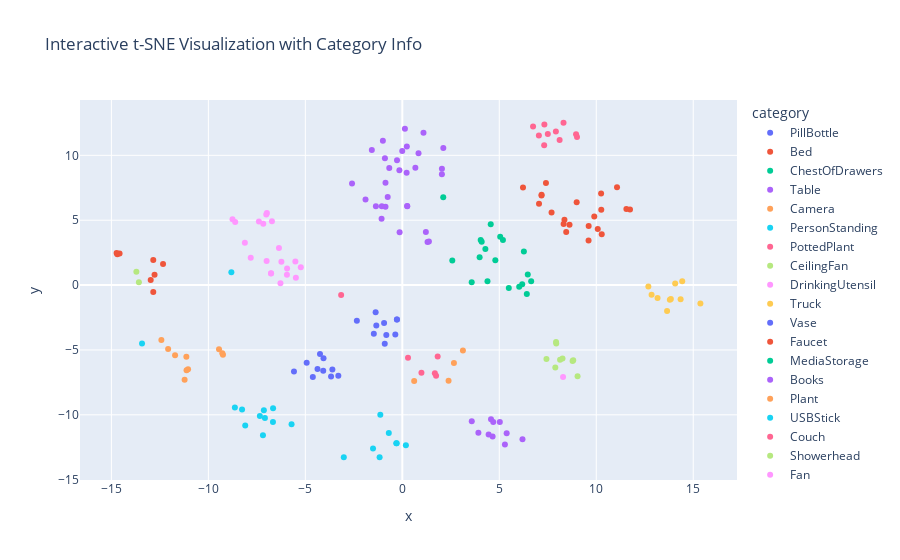

Source (notebook cell):
### Code cell
import plotly.express as px
plot_data = pd.DataFrame({
    'x': tsne_result[:, 0],
    'y': tsne_result[:, 1],
    'numeric_label': labels,
    'category': [cat_mapping[label] for label in labels]
})

# Create an interactive scatter plot using Plotly Express
fig = px.scatter(
    plot_data, x='x', y='y', color='category',
    hover_data={'numeric_label': True, 'category': True},
    title="Interactive t-SNE Visualization with Category Info"
)
fig.show()

### Figure 1 — Plotly figure (JSON) as saved in the notebook; plotly's stock layout.template omitted (floating-point values rounded to 4 significant figures)
{"data": [{"customdata": [[11, "PillBottle"], [11, "PillBottle"], [11, "PillBottle"], [11, "PillBottle"], [11, "PillBottle"], [11, "PillBottle"], [11, "PillBottle"], [11, "PillBottle"], [11, "PillBottle"], [11, "PillBottle"]], "hovertemplate": "category=%{customdata[1]}<br>x=%{x}<br>y=%{y}<br>numeric_label=%{customdata[0]}<extra></extra>", "legendgroup": "PillBottle", "marker": {"color": "#636efa", "symbol": "circle"}, "mode": "markers", "name": "PillBottle", "orientation": "v", "showlegend": true, "type": "scatter", "x": [-4.371, -3.673, -4.931, -3.606, -4.613, -5.586, -3.298, -4.244, -4.078, -4.063], "xaxis": "x", "y": [-6.461, -7.05, -5.988, -6.507, -7.082, -6.668, -6.983, -5.308, -6.595, -5.646], "yaxis": "y"}, {"customdata": [[0, "Bed"], [0, "Bed"], [0, "Bed"], [0, "Bed"], [0, "Bed"], [0, "Bed"], [0, "Bed"], [0, "Bed"], [0, "Bed"], [0, "Bed"], [0, "Bed"], [0, "Bed"], [0, "Bed"], [0, "Bed"], [0, "Bed"], [0, "Bed"], [0, "Bed"], [0, "Bed"], [0, "Bed"], [0, "Bed"], [0, "Bed"]], "hovertemplate": "category=%{customdata[1]}<br>x=%{x}<br>y=%{y}<br>numeric_label=%{customdata[0]}<extra></extra>", "legendgroup": "Bed", "marker": {"color": "#EF553B", "symbol": "circle"}, "mode": "markers", "name": "Bed", "orientation": "v", "showlegend": true, "type": "scatter", "x": [10.08, 6.223, 7.407, 10.28, 8.361, 9.898, 9.603, 7.05, 10.25, 11.07, 7.179, 7.181, 11.55, 8.622, 11.74, 8.451, 10.26, 8.991, 7.696, 9.609, 8.318], "xaxis": "x", "y": [4.326, 7.512, 7.87, 3.909, 5.029, 5.284, 3.442, 6.276, 7.067, 7.549, 6.91, 6.963, 5.872, 4.647, 5.822, 4.087, 5.816, 6.383, 5.591, 4.557, 4.7], "yaxis": "y"}, {"customdata": [[4, "ChestOfDrawers"], [4, "ChestOfDrawers"], [4, "ChestOfDrawers"], [4, "ChestOfDrawers"], [4, "ChestOfDrawers"], [4, "ChestOfDrawers"], [4, "ChestOfDrawers"], [4, "ChestOfDrawers"], [4, "ChestOfDrawers"]], "hovertemplate": "category=%{customdata[1]}<br>x=%{x}<br>y=%{y}<br>numeric_label=%{customdata[0]}<extra></extra>", "legendgroup": "ChestOfDrawers", "marker": {"color": "#00cc96", "symbol": "circle"}, "mode": "markers", "name": "ChestOfDrawers", "orientation": "v", "showlegend": true, "type": "scatter", "x": [5.047, 2.111, 5.188, 3.987, 6.268, 4.283, 4.094, 4.041, 4.559], "xaxis": "x", "y": [3.716, 6.779, 3.482, 2.14, 2.589, 2.78, 3.342, 3.468, 4.681], "yaxis": "y"}, {"customdata": [[15, "Table"], [15, "Table"], [15, "Table"], [15, "Table"], [15, "Table"], [15, "Table"], [15, "Table"], [15, "Table"], [15, "Table"], [15, "Table"], [15, "Table"], [15, "Table"], [15, "Table"], [15, "Table"], [15, "Table"], [15, "Table"], [15, "Table"], [15, "Table"], [15, "Table"], [15, "Table"], [15, "Table"], [15, "Table"], [15, "Table"], [15, "Table"], [15, "Table"], [15, "Table"], [15, "Table"], [15, "Table"], [15, "Table"], [15, "Table"]], "hovertemplate": "category=%{customdata[1]}<br>x=%{x}<br>y=%{y}<br>numeric_label=%{customdata[0]}<extra></extra>", "legendgroup": "Table", "marker": {"color": "#ab63fa", "symbol": "circle"}, "mode": "markers", "name": "Table", "orientation": "v", "showlegend": true, "type": "scatter", "x": [-1.069, 0.1342, 0.6737, 1.3, -0.8666, -0.1397, 0.2553, -0.7526, 1.092, -0.867, -2.593, -1.362, -0.1504, 2.041, -0.2734, -1.571, 0.2336, -0.8967, 0.8364, -0.6716, 0.25, 2.043, 0.2229, -1.058, -1.002, 1.372, 1.214, -1.897, -0.003797, 2.114], "xaxis": "x", "y": [5.106, 12.06, 9.037, 3.319, 6.03, 4.068, 6.075, 6.79, 11.74, 7.892, 7.836, 6.076, 8.858, 8.547, 9.62, 10.41, 10.68, 9.769, 10.17, 9.023, 6.091, 8.975, 8.662, 6.073, 11.13, 3.351, 4.097, 6.588, 10.33, 10.56], "yaxis": "y"}, {"customdata": [[2, "Camera"], [2, "Camera"], [2, "Camera"], [2, "Camera"], [2, "Camera"], [2, "Camera"], [2, "Camera"], [2, "Camera"], [2, "Camera"], [2, "Camera"]], "hovertemplate": "category=%{customdata[1]}<br>x=%{x}<br>y=%{y}<br>numeric_label=%{customdata[0]}<extra></extra>", "legendgroup": "Camera", "marker": {"color": "#FFA15A", "symbol": "circle"}, "mode": "markers", "name": "Camera", "orientation": "v", "showlegend": true, "type": "scatter", "x": [-12.07, -11.22, -11.05, -11.72, -11.14, -12.42, -9.282, -11.13, -9.248, -9.451], "xaxis": "x", "y": [-4.93, -7.287, -6.479, -5.416, -5.518, -4.225, -5.249, -6.569, -5.37, -4.939], "yaxis": "y"}, {"customdata": [[10, "PersonStanding"], [10, "PersonStanding"], [10, "PersonStanding"], [10, "PersonStanding"], [10, "PersonStanding"], [10, "PersonStanding"], [10, "PersonStanding"], [10, "PersonStanding"], [10, "PersonStanding"], [10, "PersonStanding"]], "hovertemplate": "category=%{customdata[1]}<br>x=%{x}<br>y=%{y}<br>numeric_label=%{customdata[0]}<extra></extra>", "legendgroup": "PersonStanding", "marker": {"color": "#19d3f3", "symbol": "circle"}, "mode": "markers", "name": "PersonStanding", "orientation": "v", "showlegend": true, "type": "scatter", "x": [-0.3103, -1.135, -13.42, -8.814, 0.1846, -0.6965, -1.17, -3.017, -1.509, -0.2903], "xaxis": "x", "y": [-12.2, -9.992, -4.506, 0.9915, -12.34, -11.41, -13.27, -13.27, -12.59, -12.18], "yaxis": "y"}, {"customdata": [[13, "PottedPlant"], [13, "PottedPlant"], [13, "PottedPlant"], [13, "PottedPlant"], [13, "PottedPlant"], [13, "PottedPlant"]], "hovertemplate": "category=%{customdata[1]}<br>x=%{x}<br>y=%{y}<br>numeric_label=%{customdata[0]}<extra></extra>", "legendgroup": "PottedPlant", "marker": {"color": "#FF6692", "symbol": "circle"}, "mode": "markers", "name": "PottedPlant", "orientation": "v", "showlegend": true, "type": "scatter", "x": [0.2935, 1.823, -3.153, 1.678, 1.741, 0.9863], "xaxis": "x", "y": [-5.602, -5.511, -0.7656, -6.798, -6.993, -6.756], "yaxis": "y"}, {"customdata": [[3, "CeilingFan"], [3, "CeilingFan"], [3, "CeilingFan"], [3, "CeilingFan"], [3, "CeilingFan"], [3, "CeilingFan"], [3, "CeilingFan"], [3, "CeilingFan"], [3, "CeilingFan"]], "hovertemplate": "category=%{customdata[1]}<br>x=%{x}<br>y=%{y}<br>numeric_label=%{customdata[0]}<extra></extra>", "legendgroup": "CeilingFan", "marker": {"color": "#B6E880", "symbol": "circle"}, "mode": "markers", "name": "CeilingFan", "orientation": "v", "showlegend": true, "type": "scatter", "x": [7.432, 7.928, 8.135, 7.937, 8.813, 8.779, 7.888, 9.037, 8.261], "xaxis": "x", "y": [-5.699, -4.391, -5.751, -4.505, -5.79, -5.853, -6.349, -7.023, -5.662], "yaxis": "y"}, {"customdata": [[6, "DrinkingUtensil"], [6, "DrinkingUtensil"], [6, "DrinkingUtensil"], [6, "DrinkingUtensil"], [6, "DrinkingUtensil"], [6, "DrinkingUtensil"], [6, "DrinkingUtensil"], [6, "DrinkingUtensil"], [6, "DrinkingUtensil"], [6, "DrinkingUtensil"], [6, "DrinkingUtensil"], [6, "DrinkingUtensil"], [6, "DrinkingUtensil"], [6, "DrinkingUtensil"], [6, "DrinkingUtensil"], [6, "DrinkingUtensil"], [6, "DrinkingUtensil"], [6, "DrinkingUtensil"], [6, "DrinkingUtensil"], [6, "DrinkingUtensil"]], "hovertemplate": "category=%{customdata[1]}<br>x=%{x}<br>y=%{y}<br>numeric_label=%{customdata[0]}<extra></extra>", "legendgroup": "DrinkingUtensil", "marker": {"color": "#FF97FF", "symbol": "circle"}, "mode": "markers", "name": "DrinkingUtensil", "orientation": "v", "showlegend": true, "type": "scatter", "x": [-5.949, -5.234, -6.283, -6.769, -8.617, -5.488, -6.769, -5.941, -7.394, -6.982, -7.169, -8.756, -7.015, -6.235, -6.722, -6.361, -7.816, -8.118, -6.997, -5.514], "xaxis": "x", "y": [0.7883, 1.379, 0.1362, 0.9034, 4.864, 0.565, 0.9016, 1.285, 4.905, 5.547, 4.721, 5.07, 5.435, 1.794, 4.918, 2.85, 2.115, 3.265, 1.849, 1.813], "yaxis": "y"}, {"customdata": [[16, "Truck"], [16, "Truck"], [16, "Truck"], [16, "Truck"], [16, "Truck"], [16, "Truck"], [16, "Truck"], [16, "Truck"], [16, "Truck"], [16, "Truck"]], "hovertemplate": "category=%{customdata[1]}<br>x=%{x}<br>y=%{y}<br>numeric_label=%{customdata[0]}<extra></extra>", "legendgroup": "Truck", "marker": {"color": "#FECB52", "symbol": "circle"}, "mode": "markers", "name": "Truck", "orientation": "v", "showlegend": true, "type": "scatter", "x": [14.35, 13.8, 13.65, 12.69, 13.16, 14.07, 15.37, 12.85, 14.43, 13.85], "xaxis": "x", "y": [-1.095, -1.134, -1.996, -0.1043, -1.002, 0.1164, -1.416, -0.7472, 0.2942, -1.081], "yaxis": "y"}, {"customdata": [[18, "Vase"], [18, "Vase"], [18, "Vase"], [18, "Vase"], [18, "Vase"], [18, "Vase"], [18, "Vase"], [18, "Vase"], [18, "Vase"], [18, "Vase"]], "hovertemplate": "category=%{customdata[1]}<br>x=%{x}<br>y=%{y}<br>numeric_label=%{customdata[0]}<extra></extra>", "legendgroup": "Vase", "marker": {"color": "#636efa", "symbol": "circle"}, "mode": "markers", "name": "Vase", "orientation": "v", "showlegend": true, "type": "scatter", "x": [-2.344, -0.9052, -1.468, -0.2772, -0.3612, -0.2772, -0.8246, -1.375, -0.9398, -1.341], "xaxis": "x", "y": [-2.749, -4.528, -3.752, -2.647, -3.807, -2.647, -3.839, -2.088, -2.93, -3.123], "yaxis": "y"}, {"customdata": [[8, "Faucet"], [8, "Faucet"], [8, "Faucet"], [8, "Faucet"], [8, "Faucet"], [8, "Faucet"], [8, "Faucet"], [8, "Faucet"]], "hovertemplate": "category=%{customdata[1]}<br>x=%{x}<br>y=%{y}<br>numeric_label=%{customdata[0]}<extra></extra>", "legendgroup": "Faucet", "marker": {"color": "#EF553B", "symbol": "circle"}, "mode": "markers", "name": "Faucet", "orientation": "v", "showlegend": true, "type": "scatter", "x": [-14.7, -12.97, -12.34, -12.78, -12.84, -14.58, -12.84, -14.73], "xaxis": "x", "y": [2.379, 0.393, 1.623, 0.7869, 1.93, 2.435, -0.5285, 2.481], "yaxis": "y"}, {"customdata": [[9, "MediaStorage"], [9, "MediaStorage"], [9, "MediaStorage"], [9, "MediaStorage"], [9, "MediaStorage"], [9, "MediaStorage"], [9, "MediaStorage"], [9, "MediaStorage"], [9, "MediaStorage"], [9, "MediaStorage"]], "hovertemplate": "category=%{customdata[1]}<br>x=%{x}<br>y=%{y}<br>numeric_label=%{customdata[0]}<extra></extra>", "legendgroup": "MediaStorage", "marker": {"color": "#00cc96", "symbol": "circle"}, "mode": "markers", "name": "MediaStorage", "orientation": "v", "showlegend": true, "type": "scatter", "x": [3.578, 4.391, 6.42, 5.491, 6.644, 4.796, 6.182, 6.028, 2.577, 6.469], "xaxis": "x", "y": [0.2228, 0.2958, -0.69, -0.232, 0.3034, 1.921, 0.0556, -0.1305, 1.896, 0.816], "yaxis": "y"}, {"customdata": [[1, "Books"], [1, "Books"], [1, "Books"], [1, "Books"], [1, "Books"], [1, "Books"], [1, "Books"], [1, "Books"], [1, "Books"], [1, "Books"]], "hovertemplate": "category=%{customdata[1]}<br>x=%{x}<br>y=%{y}<br>numeric_label=%{customdata[0]}<extra></extra>", "legendgroup": "Books", "marker": {"color": "#ab63fa", "symbol": "circle"}, "mode": "markers", "name": "Books", "orientation": "v", "showlegend": true, "type": "scatter", "x": [4.689, 5.029, 4.656, 5.291, 4.452, 3.924, 5.381, 4.575, 6.196, 3.581], "xaxis": "x", "y": [-10.55, -10.56, -11.68, -12.29, -11.52, -11.38, -11.43, -10.34, -11.88, -10.49], "yaxis": "y"}, {"customdata": [[12, "Plant"], [12, "Plant"], [12, "Plant"], [12, "Plant"]], "hovertemplate": "category=%{customdata[1]}<br>x=%{x}<br>y=%{y}<br>numeric_label=%{customdata[0]}<extra></extra>", "legendgroup": "Plant", "marker": {"color": "#FFA15A", "symbol": "circle"}, "mode": "markers", "name": "Plant", "orientation": "v", "showlegend": true, "type": "scatter", "x": [0.6115, 3.125, 2.662, 2.385], "xaxis": "x", "y": [-7.387, -5.044, -6.003, -7.365], "yaxis": "y"}, {"customdata": [[17, "USBStick"], [17, "USBStick"], [17, "USBStick"], [17, "USBStick"], [17, "USBStick"], [17, "USBStick"], [17, "USBStick"], [17, "USBStick"], [17, "USBStick"], [17, "USBStick"]], "hovertemplate": "category=%{customdata[1]}<br>x=%{x}<br>y=%{y}<br>numeric_label=%{customdata[0]}<extra></extra>", "legendgroup": "USBStick", "marker": {"color": "#19d3f3", "symbol": "circle"}, "mode": "markers", "name": "USBStick", "orientation": "v", "showlegend": true, "type": "scatter", "x": [-8.263, -6.663, -7.185, -7.084, -6.67, -8.1, -7.14, -7.344, -8.633, -5.711], "xaxis": "x", "y": [-9.599, -9.502, -11.57, -10.24, -10.56, -10.83, -9.641, -10.09, -9.434, -10.73], "yaxis": "y"}, {"customdata": [[5, "Couch"], [5, "Couch"], [5, "Couch"], [5, "Couch"], [5, "Couch"], [5, "Couch"], [5, "Couch"], [5, "Couch"], [5, "Couch"], [5, "Couch"]], "hovertemplate": "category=%{customdata[1]}<br>x=%{x}<br>y=%{y}<br>numeric_label=%{customdata[0]}<extra></extra>", "legendgroup": "Couch", "marker": {"color": "#FF6692", "symbol": "circle"}, "mode": "markers", "name": "Couch", "orientation": "v", "showlegend": true, "type": "scatter", "x": [8.313, 7.326, 7.315, 8.111, 7.042, 8.959, 9.008, 7.919, 7.503, 6.742], "xaxis": "x", "y": [12.51, 12.38, 10.78, 11.18, 11.53, 11.62, 11.41, 11.83, 11.64, 12.23], "yaxis": "y"}, {"customdata": [[14, "Showerhead"], [14, "Showerhead"]], "hovertemplate": "category=%{customdata[1]}<br>x=%{x}<br>y=%{y}<br>numeric_label=%{customdata[0]}<extra></extra>", "legendgroup": "Showerhead", "marker": {"color": "#B6E880", "symbol": "circle"}, "mode": "markers", "name": "Showerhead", "orientation": "v", "showlegend": true, "type": "scatter", "x": [-13.58, -13.71], "xaxis": "x", "y": [0.2121, 1.035], "yaxis": "y"}, {"customdata": [[7, "Fan"]], "hovertemplate": "category=%{customdata[1]}<br>x=%{x}<br>y=%{y}<br>numeric_label=%{customdata[0]}<extra></extra>", "legendgroup": "Fan", "marker": {"color": "#FF97FF", "symbol": "circle"}, "mode": "markers", "name": "Fan", "orientation": "v", "showlegend": true, "type": "scatter", "x": [8.289], "xaxis": "x", "y": [-7.083], "yaxis": "y"}], "layout": {"legend": {"title": {"text": "category"}, "tracegroupgap": 0}, "title": {"text": "Interactive t-SNE Visualization with Category Info"}, "xaxis": {"anchor": "y", "domain": [0, 1], "title": {"text": "x"}}, "yaxis": {"anchor": "x", "domain": [0, 1], "title": {"text": "y"}}}}
